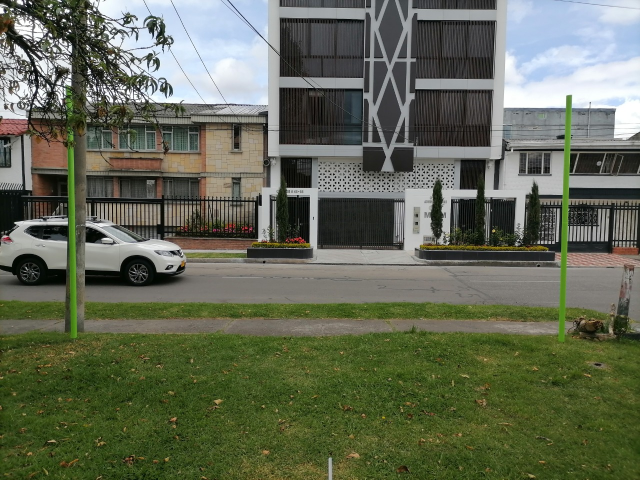
#> input picture images/obstaculo_verde.jpg, 1280 x 960 px (shown at 1/2 size)
$ python main.py
#> lines starting #> are read from the running program, lines starting #| are printed output that depends on the picture; after the words box and inside, x2 and y2 are one past the last pixel; in counts of white or black regions, pixels touching at a corner belong together
### contours.py
# Este fichero contiene una función que clasifica y ordena los contornos por color, tambien hace el cálculo
# por donde tiene que pasar el Zagi

import cv2

def getContours(imgContour, img, label, listPositions):
    #almacena el listado de posiciciones para los contornos de los obstaculos

    contours,hierarchy = cv2.findContours(img,cv2.RETR_EXTERNAL,cv2.CHAIN_APPROX_NONE)
    for cnt in contours:
        area = cv2.contourArea(cnt)
        print(area)
        if area>1000:
            cv2.drawContours(imgContour, cnt, -1, (0, 0, 0), 5)
            peri = cv2.arcLength(cnt,True)
            approx = cv2.approxPolyDP(cnt,0.02*peri,True)
            print(len(approx))
            x, y, w, h = cv2.boundingRect(approx)
            cv2.rectangle(imgContour,(x,y),(x+w,y+h),(0,255,0),15)
            print('contorno: ', label)
            print('x: ', x, '\ny: ', y, '\nw: ', w, '\nh: ', h )

            #Coloca el nombre del color del contorno
            cv2.putText(imgContour,label,
                        (x+(w//2)-10,y+(h//2)-10),cv2.FONT_HERSHEY_COMPLEX,4,
                        (0,255,255),14)

            #listado de tuplas (posiciones de contornos)
            listPositions.append(cv2.boundingRect(approx))

    if label == 'PINK': #Se es el ultimo contorno entonces ...
        #Orde todos los contornos en funcion de las coordenadas (x, y)
        listPositions.sort(key=lambda x: x[0] + x[1])

        # Rectangulo direccion Zagi y posicionamiento del centro
        cv2.rectangle(imgContour, (listPositions[0][0], listPositions[0][1]),
                      (listPositions[-1][0], listPositions[-1][1] + listPositions[-1][3]), (0, 255, 0), 15)

        # Circulo posicionado en el centro del rectangulo
        cv2.circle(imgContour,  ((listPositions[0][0]+listPositions[-1][0])//2,(listPositions[0][1]+(listPositions[-1][1]+listPositions[-1][3]))//2),
               20, (0, 0, 255), cv2.FILLED)

### stack_images.py
#Funcion que organiza las imagenes en una misma ventana de forma ordenada

import cv2
import numpy as np

def empty(a):
    pass

def stackImages(scale, imgArray):
    rows = len(imgArray)
    cols = len(imgArray[0])
    rowsAvailable = isinstance(imgArray[0], list)
    width = imgArray[0][0].shape[1]
    height = imgArray[0][0].shape[0]
    if rowsAvailable:
        for x in range(0, rows):
            for y in range(0, cols):
                if imgArray[x][y].shape[:2] == imgArray[0][0].shape[:2]:
                    imgArray[x][y] = cv2.resize(imgArray[x][y], (0, 0), None, scale, scale)
                else:
                    imgArray[x][y] = cv2.resize(imgArray[x][y], (imgArray[0][0].shape[1], imgArray[0][0].shape[0]),
                                                None, scale, scale)
                if len(imgArray[x][y].shape) == 2: imgArray[x][y] = cv2.cvtColor(imgArray[x][y], cv2.COLOR_GRAY2BGR)
        imageBlank = np.zeros((height, width, 3), np.uint8)
        hor = [imageBlank] * rows
        hor_con = [imageBlank] * rows
        for x in range(0, rows):
            hor[x] = np.hstack(imgArray[x])
        ver = np.vstack(hor)
    else:
        for x in range(0, rows):
            if imgArray[x].shape[:2] == imgArray[0].shape[:2]:
                imgArray[x] = cv2.resize(imgArray[x], (0, 0), None, scale, scale)
            else:
                imgArray[x] = cv2.resize(imgArray[x], (imgArray[0].shape[1], imgArray[0].shape[0]), None, scale, scale)
            if len(imgArray[x].shape) == 2: imgArray[x] = cv2.cvtColor(imgArray[x], cv2.COLOR_GRAY2BGR)
        hor = np.hstack(imgArray)
        ver = hor
    return ver

### main.py
# Antes de la competencia, ajustar los rangos de colores HSV con ayuda de los controles deslizables (sliders)
# para obtener una máscara nítida en función de los colores del entorno que capture la camara del Zagi.

import cv2
import numpy as np
from stack_images import stackImages
from contours import getContours

listPositions = []

# Imagenes
img = cv2.imread('images/obstaculo_verde.jpg')
#> img is the input picture: shape (960, 1280, 3); mean B, G, R 85.7, 105, 99
imgContour = img.copy()
blurred_gaussian = cv2.GaussianBlur(img, (9,9), 2)
imgHSV = cv2.cvtColor(blurred_gaussian, cv2.COLOR_BGR2HSV)
#> imgHSV: shape (960, 1280, 3); mean H, S, V 51.1, 76.2, 108.8
imgAux = np.zeros_like(img)

# Rangos HSV
lowerGreen = np.array([43, 171, 72])
upperGreen = np.array([70, 255, 255])
lowerPink = np.array([145, 52, 106])
upperPink = np.array([170, 255, 255])

# Mascaras
greenMask = cv2.inRange(imgHSV, lowerGreen, upperGreen)
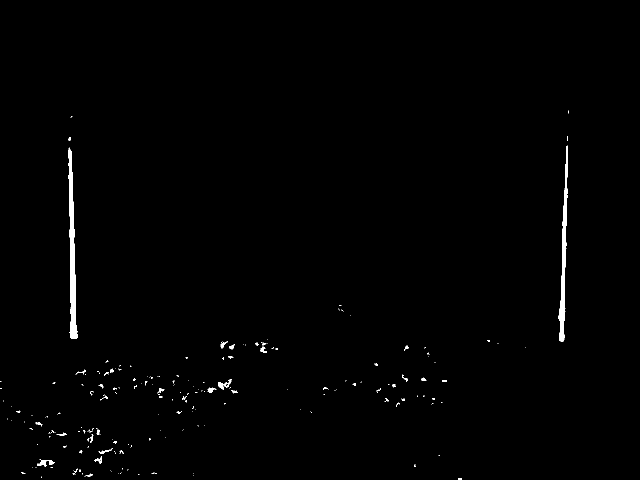
#> greenMask: shape (960, 1280) (shown at 1/2 size); 0.73% white; 221 white regions (174 under 20 px)
pinkMask = cv2.inRange(imgHSV, lowerPink, upperPink)
#> pinkMask: shape (960, 1280); every value is 0
mask = cv2.bitwise_or(greenMask, pinkMask)

# Obtiene los contornos de las mascara clasificados por color
# getContours(imgContour, mask)

getContours(imgContour, greenMask, "GREEN", listPositions)
#> in getContours, `contours,hierarchy = cv2.findContours(img,cv2.RETR_EXTERNAL,cv2.CHAIN_..`: contours = 221 contours, 198 with area under 20; largest, box (x1, y1, x2, y2) and area: (136, 295, 156, 678) 3094, (1116, 291, 1136, 683) 2264, (74, 920, 109, 933) 177, (436, 758, 463, 780) 174, (189, 912, 204, 927) 75
#> the loop in getContours, `for cnt in contours:` made 221 passes
#> (area, peri, approx, x, y, w, h) on passes 216 to 217: (3094.5, 805.7, [[138, 295], [146, 677]], 138, 295, 9, 383), (2264, 817.8, [[1134, 291], [1121, 682]], 1121, 291, 14, 392)
#> (printed output is left out)
#> after the loop in getContours, `for cnt in contours:`:
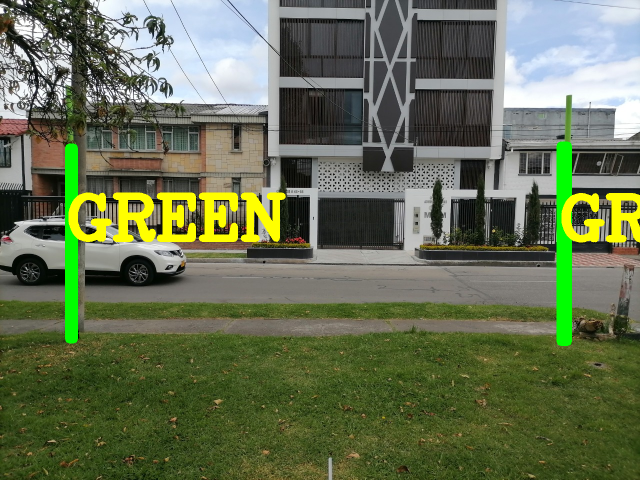
#> imgContour: shape (960, 1280, 3) (shown at 1/2 size); 4.34% of pixels changed, all inside (x1, y1, x2, y2) = (130, 283, 1280, 692)
#> after the loop in getContours, `for cnt in contours:`: listPositions = [(138, 295, 9, 383), (1121, 291, 14, 392)]
getContours(imgContour, pinkMask, "PINK", listPositions)
#> call 2 of getContours, with label = 'PINK'
#> in getContours (call 2), `contours,hierarchy = cv2.findContours(img,cv2.RETR_EXTERNAL,cv2.CHAIN_..`: contours = []
#> in getContours (call 2), `cv2.circle(imgContour,  ((listPositions[0][0]+listPositions[-1][0])//2..`:
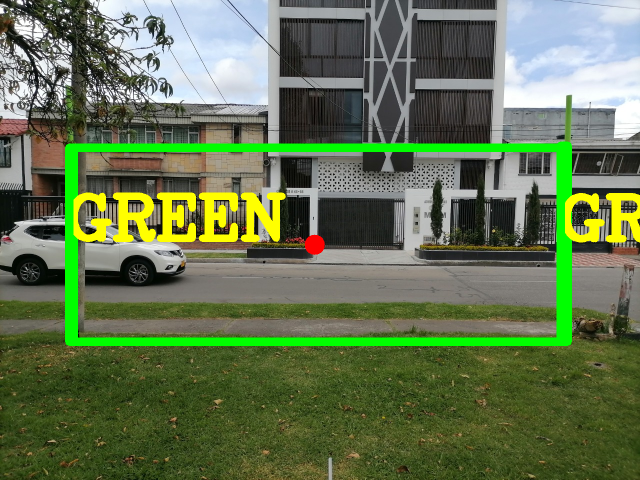
#> imgContour: shape (960, 1280, 3) (shown at 1/2 size); mean B, G, R 80.5, 115.7, 99.4
print(listPositions)

# Interseccion de mascara e imagen orginal(BGR)
result = cv2.bitwise_and(img, img, mask=mask)

# Muestra matriz de imagenes
imgStack = stackImages(0.1,([img, imgHSV, result], [mask, imgContour, imgAux]))
#> after the loop in stackImages, `for x in range(0, rows):`: hor = 2 items
#> in stackImages, `ver = np.vstack(hor)`:
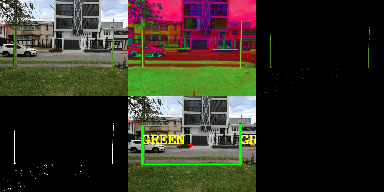
#> ver: shape (192, 384, 3); mean of channels 0, 1, 2 36.8, 49.9, 51.8; drawn as B, G, R
cv2.imshow('obstaculo verde', imgStack)

cv2.waitKey()
cv2.destroyAllWindows()

$ run again, with images/1.jpeg copied over images/obstaculo_verde.jpg
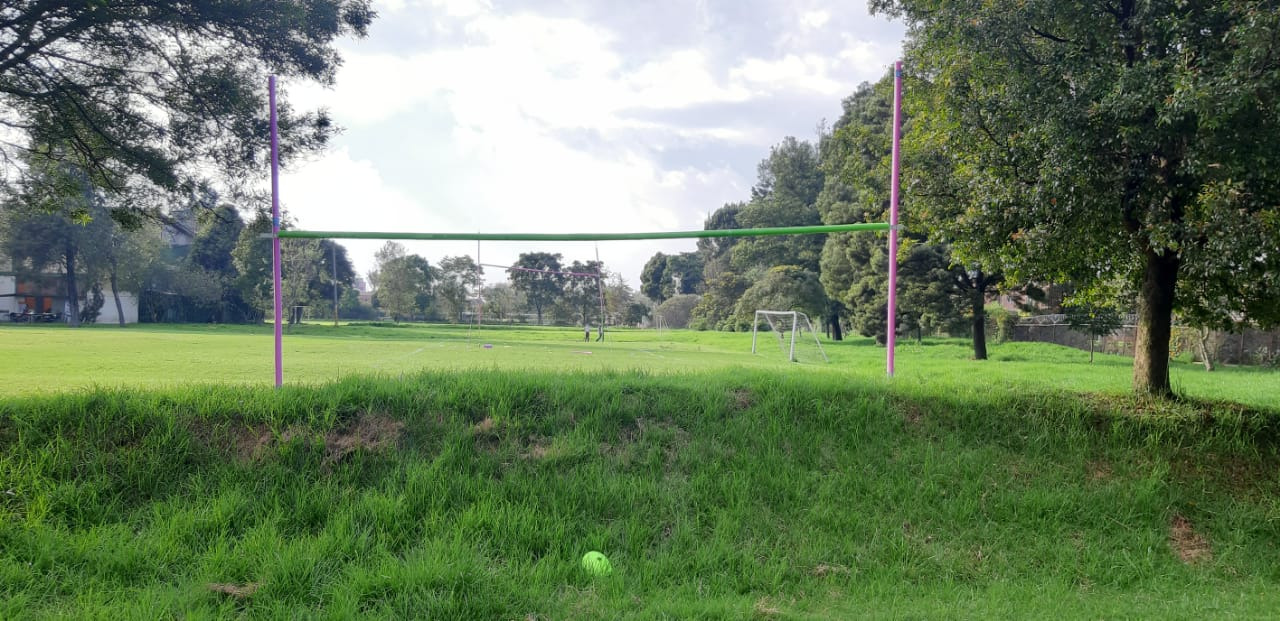
#> input picture images/1.jpeg, 1280 x 621 px
#> img is the input picture: shape (621, 1280, 3); mean B, G, R 96.6, 126.7, 107.7
#> imgHSV: shape (621, 1280, 3); mean H, S, V 60.8, 86.1, 128.8
#> greenMask: shape (621, 1280); 2.7% white; 262 white regions (146 under 20 px), largest, box (x1, y1, x2, y2) and area: (0, 452, 82, 574) 2693, (152, 500, 236, 563) 1749, (54, 510, 103, 566) 1185
#> pinkMask: shape (621, 1280); 0.28% white; 5 white regions (1 under 20 px), largest, box (x1, y1, x2, y2) and area: (892, 79, 902, 225) 856, (887, 230, 897, 370) 847, (274, 278, 282, 382) 461, (897, 63, 901, 69) 24
#> mask: shape (621, 1280); 2.9% white; 267 white regions (147 under 20 px)
#> contours = 262 contours, 175 with area under 20; largest, box (x1, y1, x2, y2) and area: (0, 452, 82, 574) 2640, (152, 500, 236, 563) 1583, (54, 510, 103, 566) 1053, (350, 563, 408, 601) 1008, (203, 535, 249, 580) 910
#> the loop in getContours, `for cnt in contours:` made 262 passes
#> (area, peri, x, y, w, h) on passes 82, 163, 185, 225: (1008, 217.6, 350, 563, 57, 38), (1053, 315, 54, 511, 49, 55), (1583, 397.6, 152, 501, 83, 62), (2640.5, 721.6, 0, 452, 82, 122)
#> (printed output is left out)
#> after the loop in getContours, `for cnt in contours:`:
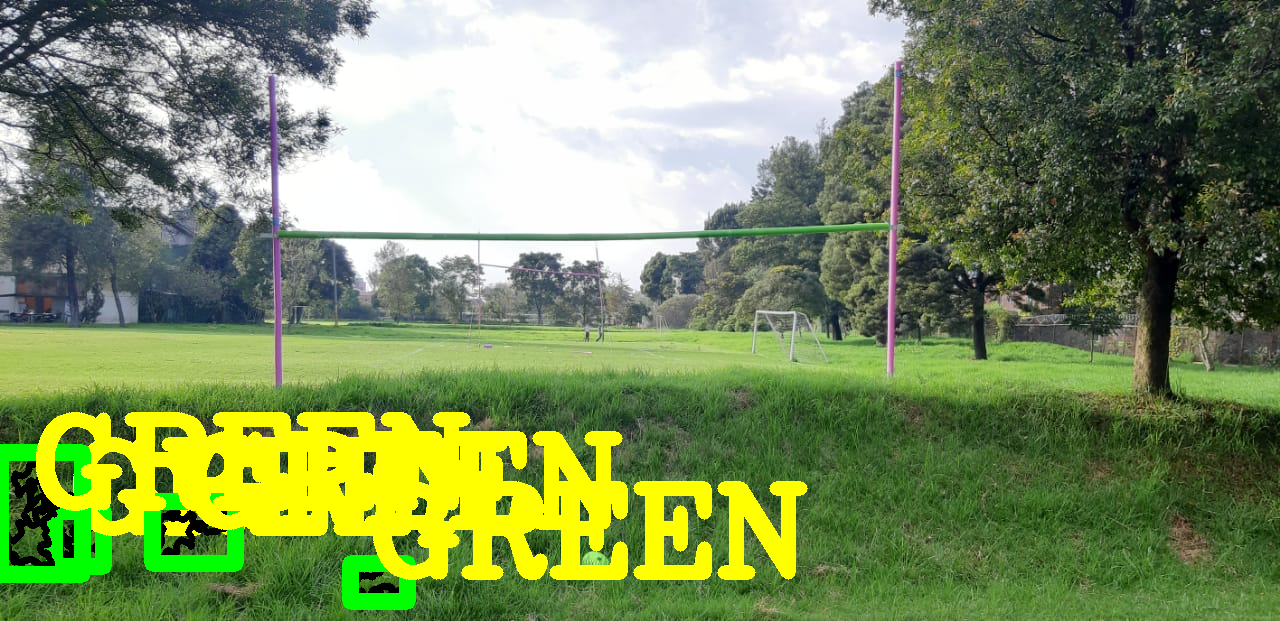
#> imgContour: shape (621, 1280, 3); 10.96% of pixels changed, all inside (x1, y1, x2, y2) = (0, 412, 808, 610)
#> after the loop in getContours, `for cnt in contours:`: listPositions = [(350, 563, 57, 38), (54, 511, 49, 55), (152, 501, 83, 62), (0, 452, 82, 122)]
#> contours = 5 contours, 2 with area under 20; largest, box (x1, y1, x2, y2) and area: (892, 79, 902, 225) 708, (887, 230, 897, 370) 706, (274, 278, 282, 382) 352
#> the loop in getContours (call 2), `for cnt in contours:` made 5 passes
#> area on passes 2 to 4: 352.5, 706, 707.5
#> (printed output is left out)
#> after the loop in stackImages, `for x in range(0, rows):`: hor = 2 items
#> in stackImages, `ver = np.vstack(hor)`:
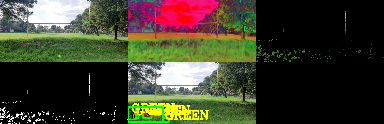
#> ver: shape (124, 384, 3); mean of channels 0, 1, 2 42.8, 61.3, 61.2; drawn as B, G, R

$ run again, with images/2.jpeg copied over images/obstaculo_verde.jpg
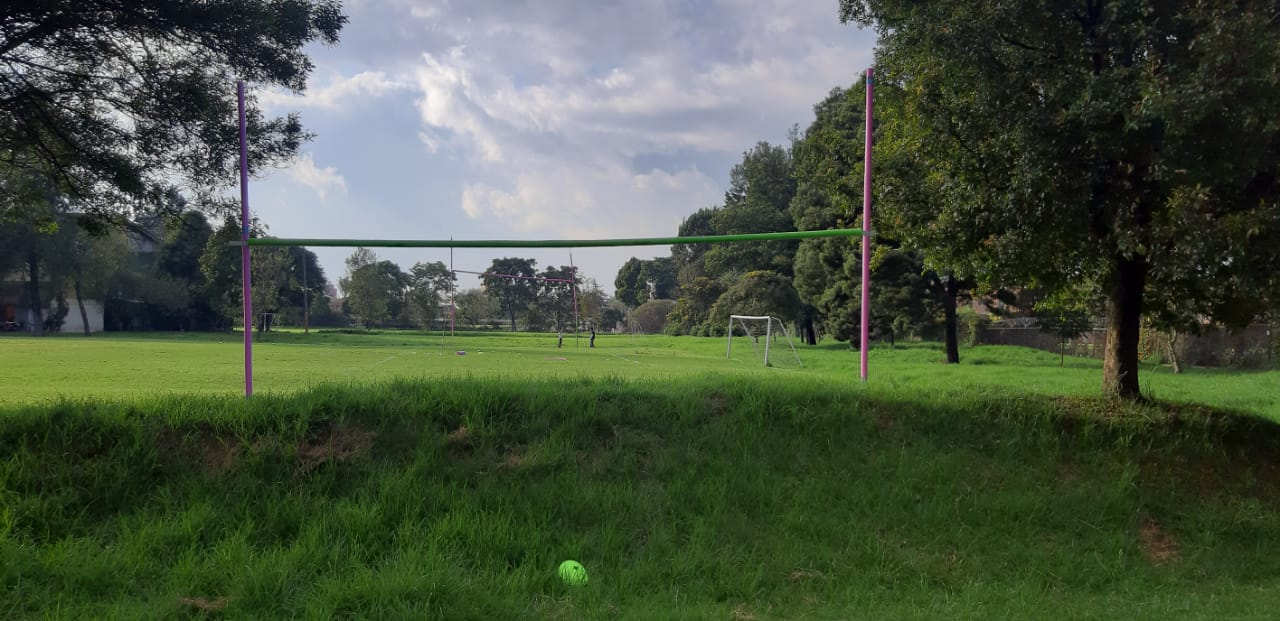
#> input picture images/2.jpeg, 1280 x 621 px
#> img is the input picture: shape (621, 1280, 3); mean B, G, R 64.7, 83.9, 72
#> imgHSV: shape (621, 1280, 3); mean H, S, V 64.2, 96.6, 87.5
#> greenMask: shape (621, 1280); 1.7% white; 155 white regions (100 under 20 px), largest, box (x1, y1, x2, y2) and area: (314, 512, 475, 609) 2865, (168, 532, 250, 593) 1942, (34, 539, 115, 574) 1022
#> pinkMask: shape (621, 1280); 0.18% white; 9 white regions (4 under 20 px), largest, box (x1, y1, x2, y2) and area: (861, 235, 869, 362) 637, (863, 86, 871, 231) 614, (249, 344, 251, 390) 74, (246, 346, 248, 382) 41, (867, 69, 872, 77) 23
#> mask: shape (621, 1280); 1.9% white; 164 white regions (104 under 20 px)
#> contours = 155 contours, 113 with area under 20; largest, box (x1, y1, x2, y2) and area: (314, 512, 475, 609) 2684, (168, 532, 250, 593) 1812, (34, 539, 115, 574) 920, (116, 522, 167, 569) 778, (130, 399, 198, 421) 466
#> the loop in getContours, `for cnt in contours:` made 155 passes
#> (area, peri, x, y, w, h) on passes 100, 111: (1812, 448.9, 168, 534, 82, 59), (2684.5, 757.2, 314, 522, 160, 76)
#> (printed output is left out)
#> after the loop in getContours, `for cnt in contours:`:
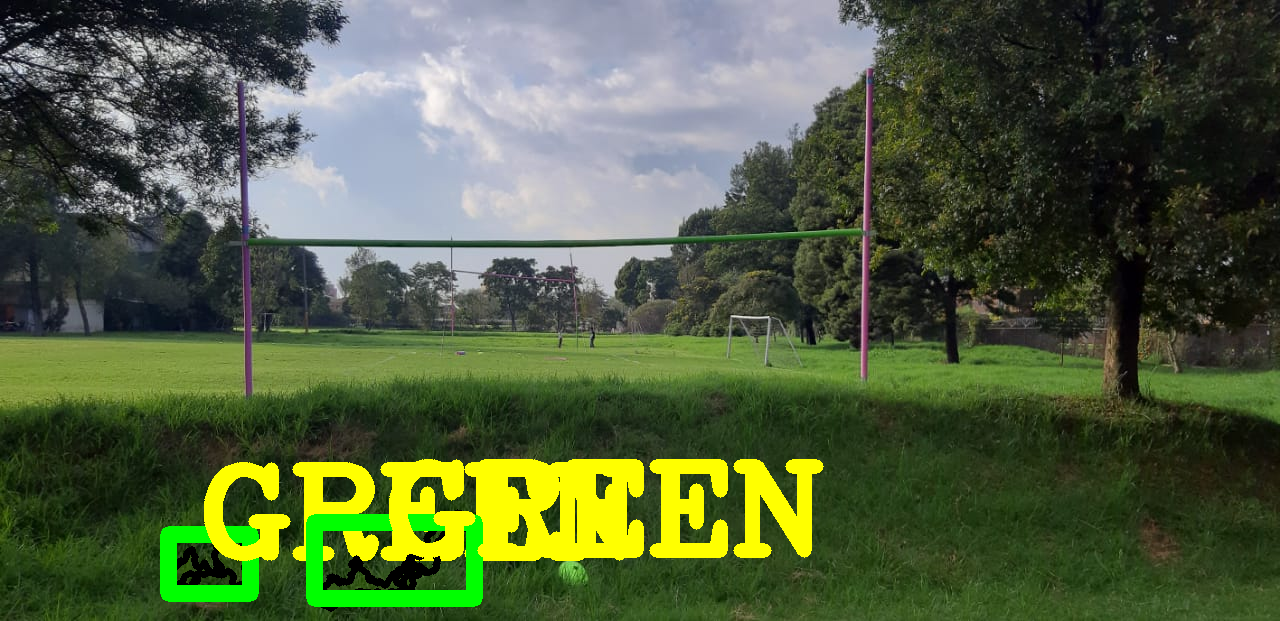
#> imgContour: shape (621, 1280, 3); 6.67% of pixels changed, all inside (x1, y1, x2, y2) = (160, 459, 824, 612)
#> after the loop in getContours, `for cnt in contours:`: listPositions = [(168, 534, 82, 59), (314, 522, 160, 76)]
#> contours = 9 contours, 6 with area under 20; largest, box (x1, y1, x2, y2) and area: (861, 235, 869, 362) 510, (863, 86, 871, 231) 468, (249, 344, 251, 390) 28
#> the loop in getContours (call 2), `for cnt in contours:` made 9 passes
#> area on passes 3, 7, 8: 28, 510, 467.5
#> (printed output is left out)
#> after the loop in stackImages, `for x in range(0, rows):`: hor = 2 items
#> in stackImages, `ver = np.vstack(hor)`:
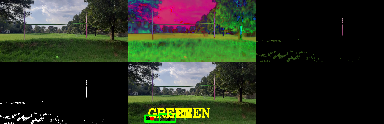
#> ver: shape (124, 384, 3); mean of channels 0, 1, 2 32.8, 47.1, 41.1; drawn as B, G, R
